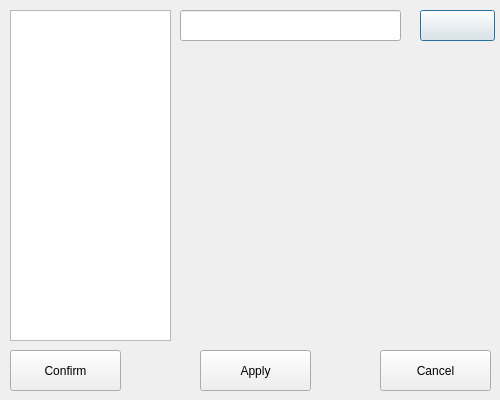
<?xml version="1.0" encoding="UTF-8"?>
<ui version="4.0">
 <class>Dialog</class>
 <widget class="QDialog" name="Dialog">
  <property name="geometry">
   <rect>
    <x>0</x>
    <y>0</y>
    <width>500</width>
    <height>400</height>
   </rect>
  </property>
  <property name="windowTitle">
   <string>MainWindow</string>
  </property>
  <widget class="QPushButton" name="buttonColor">
   <property name="geometry">
    <rect>
     <x>420</x>
     <y>10</y>
     <width>75</width>
     <height>31</height>
    </rect>
   </property>
  </widget>
  <widget class="QPushButton" name="buttonCancel">
   <property name="geometry">
    <rect>
     <x>380</x>
     <y>350</y>
     <width>111</width>
     <height>41</height>
    </rect>
   </property>
   <property name="text">
    <string>Cancel</string>
   </property>
  </widget>
  <widget class="QPushButton" name="buttonApply">
   <property name="geometry">
    <rect>
     <x>200</x>
     <y>350</y>
     <width>111</width>
     <height>41</height>
    </rect>
   </property>
   <property name="text">
    <string>Apply</string>
   </property>
  </widget>
  <widget class="QLineEdit" name="fieldName">
   <property name="geometry">
    <rect>
     <x>180</x>
     <y>10</y>
     <width>221</width>
     <height>31</height>
    </rect>
   </property>
  </widget>
  <widget class="QListWidget" name="listWidget">
   <property name="geometry">
    <rect>
     <x>10</x>
     <y>10</y>
     <width>161</width>
     <height>331</height>
    </rect>
   </property>
  </widget>
  <widget class="QPushButton" name="buttonConfirm">
   <property name="geometry">
    <rect>
     <x>10</x>
     <y>350</y>
     <width>111</width>
     <height>41</height>
    </rect>
   </property>
   <property name="text">
    <string>Confirm</string>
   </property>
  </widget>
 </widget>
 <resources/>
 <connections/>
</ui>
